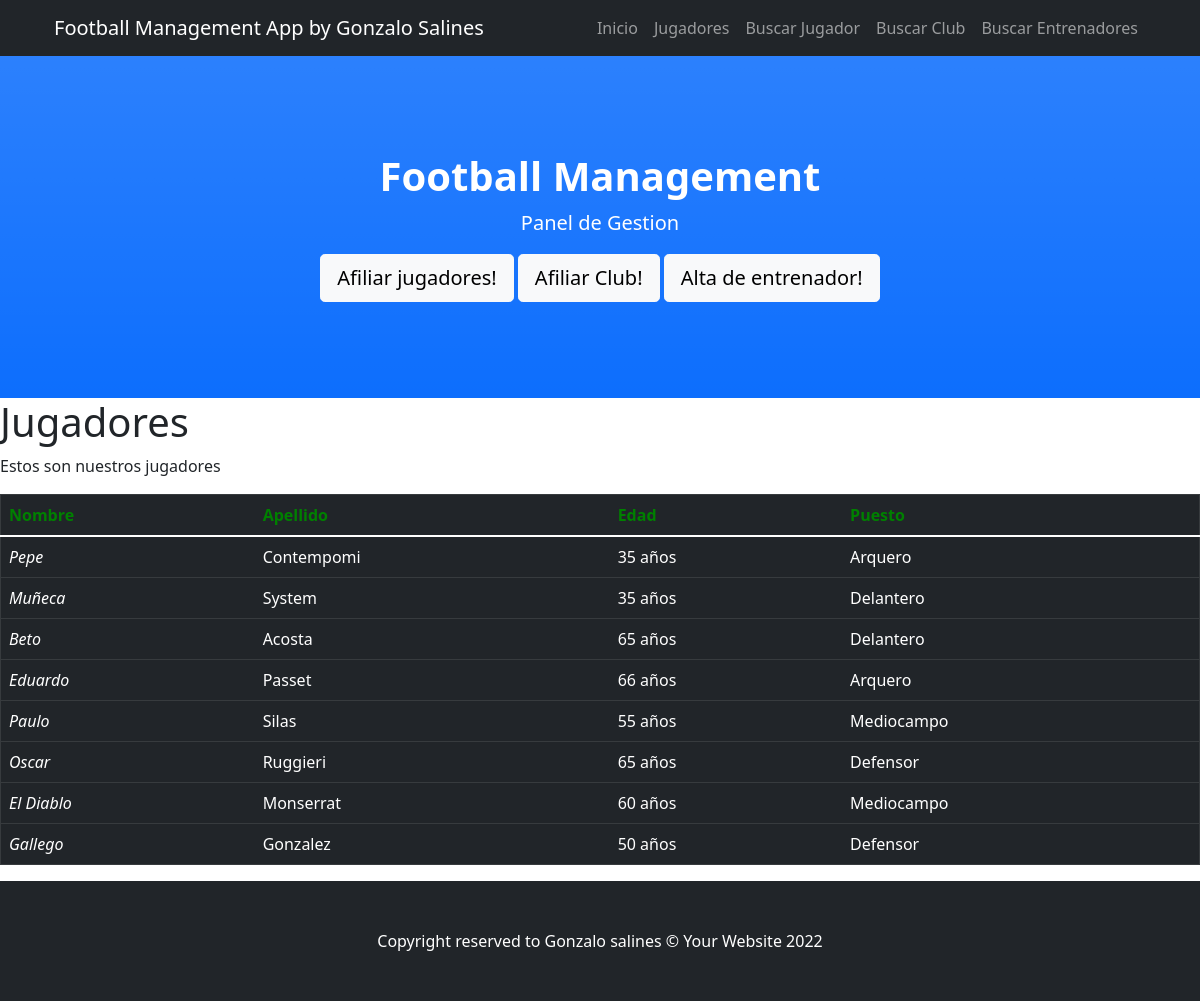
The page /coder/jugadores/ on the database as committed earlier.
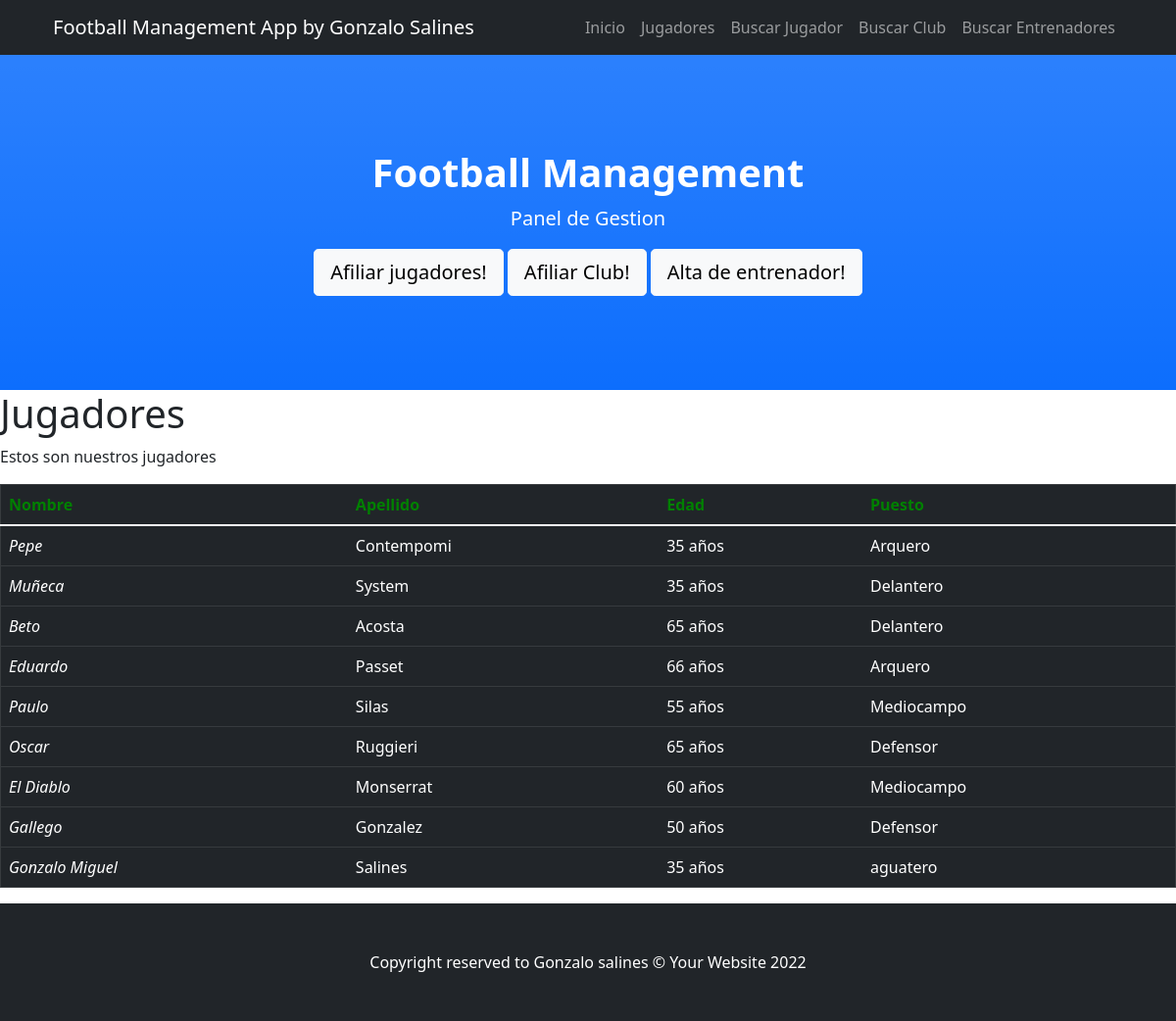
The same page on the database as committed later.
### ProyectoFinal/models.py (models this page shows)
class Jugador(models.Model):
    nombre= models.CharField(max_length=35)
    apellido= models.CharField(max_length=35)
    edad= models.IntegerField()
    puesto= models.CharField(max_length=30)

### ProyectoFinal/views.py (the view)
# urls.py: path("jugadores/", lista_jugador, name="coder-jugadores"),
def lista_jugador(request):
    jugadores = Jugador.objects.all()
    tabla = {
        "lista_jugador": jugadores
    }
    return render(request, "ProyectoFinal/jugadores.html", tabla)

### ProyectoFinal/templates/ProyectoFinal/jugadores.html
{% extends 'ProyectoFinal/base.html' %}
{% block contenido %}
<h1>Jugadores</h1>
<p>Estos son nuestros jugadores</p>
<table class="table table-dark" border="1px solid black">
    <thead>
      <tr>
        <th scope="col" style="color: green;">Nombre</th>
        <th scope="col" style="color: green;">Apellido</th>
        <th scope="col" style="color: green;">Edad</th>
        <th scope="col" style="color: green;">Puesto</th>
      </tr>
    </thead>
    <tbody>
        {% for jugador in lista_jugador %}
      <tr>
        <td style="font-style: italic;">{{jugador.nombre}}</td>
        <td>{{jugador.apellido}}</td>
        <td>{{jugador.edad}} años</td>
        <td>{{jugador.puesto}}</td>
      </tr>
    {% endfor %}
    </tbody>
  </table>
</body>
</html>
{% endblock %}

Rows that differ between the two databases and show on the page:
added Jugador: nombre "Gonzalo Miguel", apellido "Salines", edad "35", puesto "aguatero"
